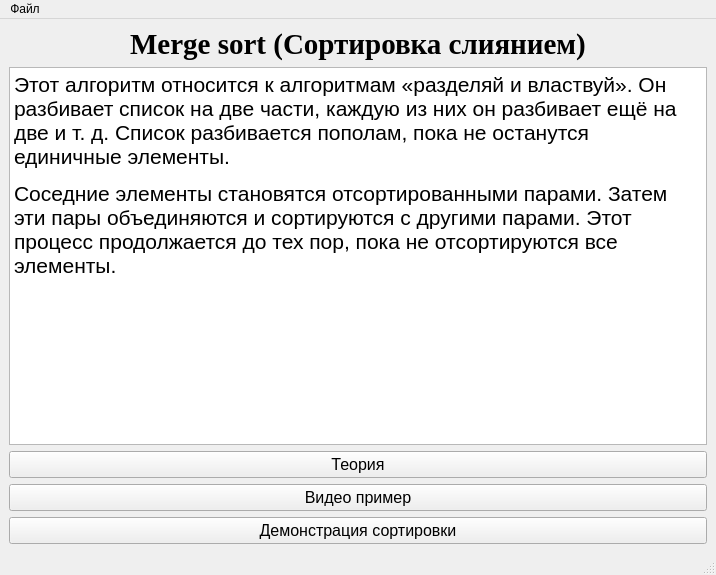
<?xml version="1.0" encoding="UTF-8"?>
<ui version="4.0">
 <class>MainWindow</class>
 <widget class="QMainWindow" name="MainWindow">
  <property name="geometry">
   <rect>
    <x>0</x>
    <y>0</y>
    <width>716</width>
    <height>575</height>
   </rect>
  </property>
  <property name="windowTitle">
   <string>MainWindow</string>
  </property>
  <widget class="QWidget" name="centralwidget">
   <layout class="QVBoxLayout" name="verticalLayout">
    <item>
     <widget class="QLabel" name="label">
      <property name="font">
       <font>
        <family>Times New Roman</family>
        <pointsize>22</pointsize>
        <weight>75</weight>
        <bold>true</bold>
       </font>
      </property>
      <property name="layoutDirection">
       <enum>Qt::LeftToRight</enum>
      </property>
      <property name="text">
       <string>Merge sort (Сортировка слиянием)</string>
      </property>
      <property name="alignment">
       <set>Qt::AlignCenter</set>
      </property>
     </widget>
    </item>
    <item>
     <widget class="QTextBrowser" name="textBrowser">
      <property name="html">
       <string>&lt;!DOCTYPE HTML PUBLIC &quot;-//W3C//DTD HTML 4.0//EN&quot; &quot;http://www.w3.org/TR/REC-html40/strict.dtd&quot;&gt;
&lt;html&gt;&lt;head&gt;&lt;meta name=&quot;qrichtext&quot; content=&quot;1&quot; /&gt;&lt;style type=&quot;text/css&quot;&gt;
p, li { white-space: pre-wrap; }
&lt;/style&gt;&lt;/head&gt;&lt;body style=&quot; font-family:'MS Shell Dlg 2'; font-size:7.8pt; font-weight:400; font-style:normal;&quot;&gt;
&lt;p style=&quot; margin-top:8px; margin-bottom:0px; margin-left:0px; margin-right:0px; -qt-block-indent:0; text-indent:0px; background-color:#ffffff;&quot;&gt;&lt;span style=&quot; font-family:'Helvetica Neue'; font-size:16pt; color:#000000; background-color:#ffffff;&quot;&gt;Этот алгоритм относится к алгоритмам «разделяй и властвуй». Он разбивает список на две части, каждую из них он разбивает ещё на две и т. д. Список разбивается пополам, пока не останутся единичные элементы.&lt;/span&gt;&lt;/p&gt;
&lt;p style=&quot; margin-top:12px; margin-bottom:0px; margin-left:0px; margin-right:0px; -qt-block-indent:0; text-indent:0px; background-color:#ffffff;&quot;&gt;&lt;span style=&quot; font-family:'Helvetica Neue'; font-size:16pt; color:#000000; background-color:#ffffff;&quot;&gt;Соседние элементы становятся отсортированными парами. Затем эти пары объединяются и сортируются с другими парами. Этот процесс продолжается до тех пор, пока не отсортируются все элементы.&lt;/span&gt;&lt;/p&gt;&lt;/body&gt;&lt;/html&gt;</string>
      </property>
     </widget>
    </item>
    <item>
     <widget class="QPushButton" name="algoritm">
      <property name="font">
       <font>
        <pointsize>12</pointsize>
       </font>
      </property>
      <property name="text">
       <string>Теория</string>
      </property>
     </widget>
    </item>
    <item>
     <widget class="QPushButton" name="video">
      <property name="font">
       <font>
        <pointsize>12</pointsize>
       </font>
      </property>
      <property name="text">
       <string>Видео пример</string>
      </property>
     </widget>
    </item>
    <item>
     <widget class="QPushButton" name="demo_sort">
      <property name="font">
       <font>
        <pointsize>12</pointsize>
       </font>
      </property>
      <property name="text">
       <string>Демонстрация сортировки</string>
      </property>
     </widget>
    </item>
   </layout>
  </widget>
  <widget class="QMenuBar" name="menubar">
   <property name="geometry">
    <rect>
     <x>0</x>
     <y>0</y>
     <width>716</width>
     <height>26</height>
    </rect>
   </property>
   <widget class="QMenu" name="menu">
    <property name="title">
     <string>Файл</string>
    </property>
    <addaction name="list_algoritm"/>
    <addaction name="separator"/>
    <addaction name="Exit"/>
   </widget>
   <addaction name="menu"/>
  </widget>
  <widget class="QStatusBar" name="statusbar"/>
  <action name="list_algoritm">
   <property name="text">
    <string>Просмотр листинг алгоритма</string>
   </property>
  </action>
  <action name="Exit">
   <property name="text">
    <string>Выход</string>
   </property>
  </action>
 </widget>
 <resources/>
 <connections/>
</ui>
